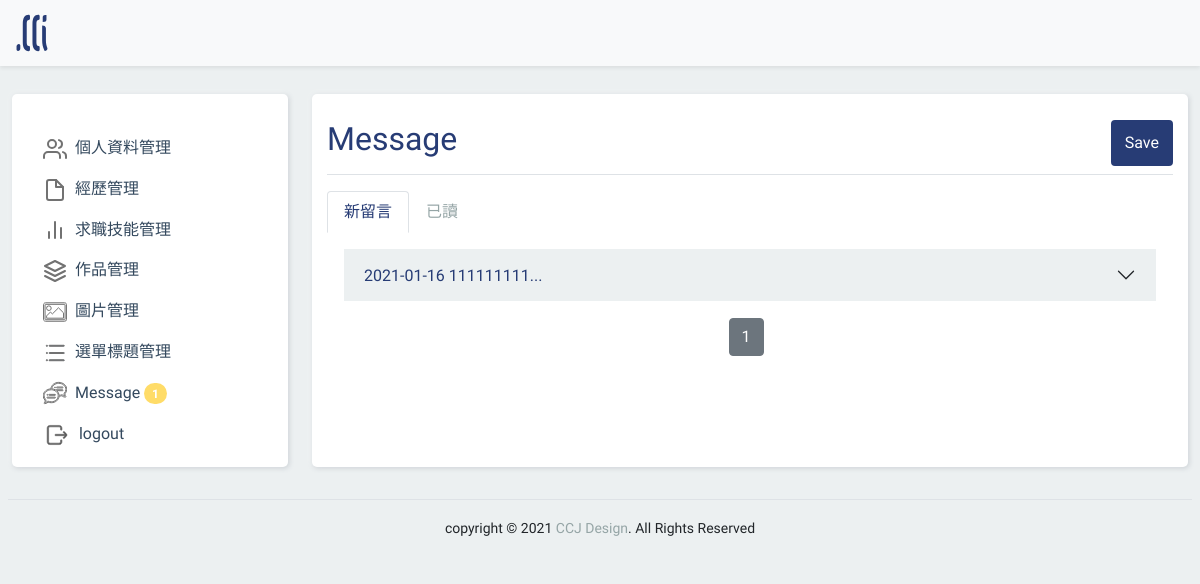
The page /backend.php (signed in) on the database as committed earlier.
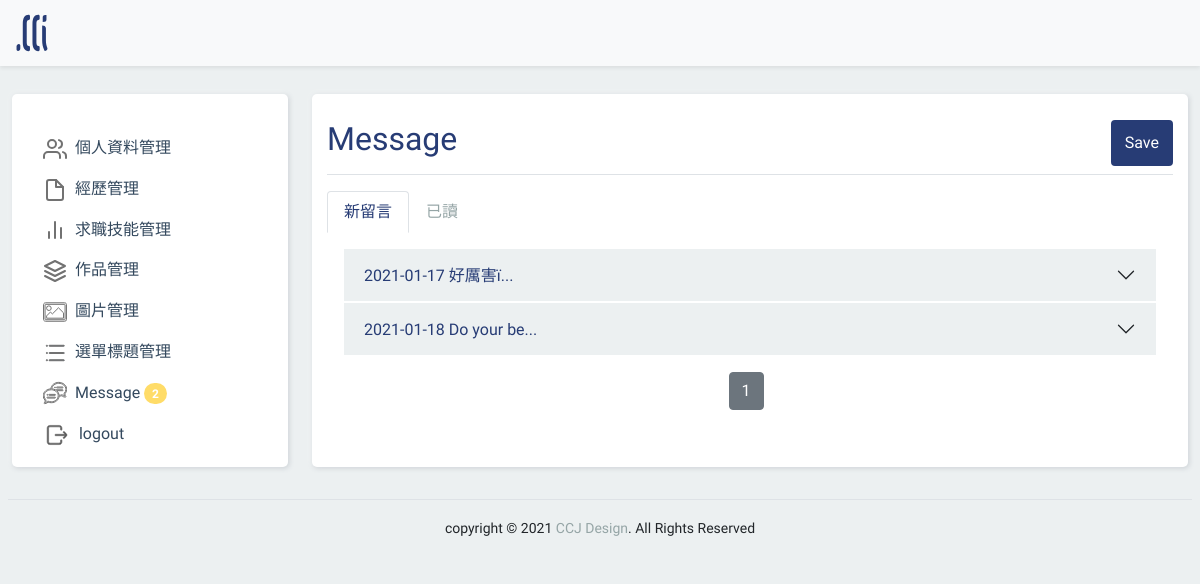
The same page on the database as committed later.
### tables this page shows
CREATE TABLE `resume_message` (
  `id` int(11) UNSIGNED NOT NULL,
  `name` text NOT NULL,
  `tel` text NOT NULL,
  `email` text NOT NULL,
  `msg` text NOT NULL,
  `date` timestamp NOT NULL DEFAULT CURRENT_TIMESTAMP,
  `sh` tinyint(1) UNSIGNED NOT NULL
);

### backend/resume_message.php (the view, shortened to what this page needs)
<?php
$all_new=$pdo->query("select count(*) from {$do} where `sh`='0'")->fetchColumn();
$div=5;
$pages_new=ceil($all_new/$div);
$now=(isset($_GET['p']))?$_GET['p']:1;
$start=($now-1)*$div;
?>
<form action="./api/edit.php" method="post">
  <div class="d-flex justify-content-between pt-3 pb-2 mb-3 border-bottom">
    <h2 class="title">Message</h2>
    <button class="btn saveBtn" type="submit">Save</button>
  </div>
  <ul class="nav nav-tabs border-0" id="msgTab" role="tablist">
    <li class="nav-item" role="presentation">
      <a class="nav-link active" data-bs-toggle="tab" href="#unread" role="tab">新留言</a>
    </li>
    <li class="nav-item" role="presentation">
      <a class="nav-link" data-bs-toggle="tab" href="#readed" role="tab">已讀</a>
    </li>
  </ul>
  <div class="tab-content " id="msgTabContent">
    <div class="tab-pane fade show active p-3" id="unread" role="tabpanel">
      <?php
      $sql_unr="select * from {$do} where `sh`='0' limit $start,$div";
      $rows=$pdo->query($sql_unr)->fetchAll();
      if(empty($rows)){
        echo "no Message";
      }else{
      foreach($rows as $row){
      ?>
      <div class="accordion accordion-flush" id="unmsgcontent">
        <div class="accordion-item overflow-hidden">
          <h2 class="accordion-header">
            <button class="accordion-button collapsed" type="button" data-bs-toggle="collapse"
              data-bs-target="#collapse<?=$row['id'];?>">
              <?=substr($row['date'],0,10);?> <?=substr( $row['msg'], 0 , 10 );?>...
            </button>
          </h2>
        </div>
      </div>
      <?php }
          }  ?>
      <div class="d-flex justify-content-center align-items-center mt-3">
        <div class="btn-toolbar " role="toolbar">
          <div class="btn-group me-2" role="group">
            <?php for($i=1;$i<=$pages_new;$i++){
            if($i==$now){ ?>
            <a class="btn btn-secondary" href="?do=resume_message&p=<?=$i;?>">
              <?=$i;?>
            </a>
            <?php  }else{ ?>
            <a class="btn btn-outline-secondary" href="?do=resume_message&p=<?=$i;?>">
              <?=$i;?>
            </a>
            <?php  }
        }?>
          </div>
        </div>
      </div>
    </div>
  </div>
</form>

### backend.php (shortened to what this page needs)
<?php
include_once "base.php";
if(empty($_SESSION['login'])){
  echo "你沒有使用權限，";
  echo "<a href='index.php'>請登入</a>";
  exit();
}else{
?>
<!DOCTYPE html>
<html lang="en">
<head>
  <link rel="stylesheet" href="./css/bootstrap.min.css">
  <link rel="stylesheet" href="./css/backendstyle.css">
</head>
<body>
  <header class="navbar navbar-light bg-light shadow-sm fixed-top">
    <div class="container-fluid">
      <a class="navbar-brand" href="index.php">
        <img src="./img/logo.svg" width="40px" class="d-inline-block ">
      </a>
    </div>
  </header>
  <div class="container-fluid ">
    <div class="row">
      <nav id="sidebarMenu" class="col-md-4 col-lg-3 d-md-block sidebar collapse my-4" style="">
        <div class="part h-100">
          <div class="position-sticky pt-4 ">
            <ul class="nav flex-column">
              <li class="nav-item ">
                <a class="nav-link" href="?do=resume_info">
                  個人資料管理
                </a>
              </li>
              <li class="nav-item">
                <a class="nav-link" href="?do=resume_exp">
                  經歷管理
                </a>
              </li>
              <li class="nav-item">
                <a class="nav-link" href="?do=resume_jobskill">
                  求職技能管理
                </a>
              </li>
              <li class="nav-item">
                <a class="nav-link" href="?do=resume_mywork">
                  作品管理
                </a>
              </li>
              <li class="nav-item">
                <a class="nav-link" href="?do=resume_pic">
                  圖片管理
                </a>
              </li>
              <li class="nav-item">
                <a class="nav-link" href="?do=resume_menu">
                  選單標題管理
                </a>
              </li>
              <li class="nav-item">
                <a class="nav-link" href="?do=resume_message">
                  Message
                  <span class="badge rounded-pill">
                    <?php
                  echo $pdo->query("select count(*) from `resume_message` where `sh`='0'")->fetchColumn();
                  ?>
                  </span>
                </a>
              </li>
              <li class="nav-item">
                <a class="nav-link" href="api/logout.php">
                  logout
                </a>
              </li>
            </ul>
          </div>
        </div>
      </nav>
      <main class="d-flex flex-column col-md-8 col-lg-9 my-4">
        <div class="part overflow-hidden h-100">
          <?php
        $do=(isset($_GET['do']))?$_GET['do']:'resume_message';
        $file="./backend/".$do.".php";
        if(file_exists($file)){
          include $file;
        }else{
          include "./backend/resume_message.php";
        }
        ?>
        </div>
    </div>
  </div>
  <footer class=" text-center border-top py-3 m-2" style="transform:translateY(70px);">
    <small>
      copyright &copy; 2021 <span style="color: #95a5a6;">CCJ Design</span>. All Rights Reserved
    </small>
  </footer>
</body>
</html>
<?php };?>

### css/backendstyle.css (style rules this page uses)
body { background-color: #ecf0f1; font-family: 'Ubuntu', sans-serif; margin: 0; box-sizing: border-box; }
.title { color: #273c75; }
.saveBtn { border:2px solid #273c75; background-color: #273c75; color: #fff; }
#sidebarMenu,main { transform: translateY(70px); }
.sidebar .nav-link { font-weight: 500; color: #34495e; }
.sidebar .nav-link .feather { margin-right: 4px; color: #727272; }
.rounded-pill { background-color: #ffdc68; }
.part { padding: 10px 15px; border-radius: 5px; background: #fff; box-shadow: -1px -1px 7px #ffffff73, 1px 1px 5px rgba(94,104,121,0.288); }
#msgTab .nav-link.active { font-weight: 500; color: #273c75; }
#msgTab .nav-link { color: #95a5a6; }
#msgTabContent .accordion-button { background-color: #ecf0f1 ; color: #273c75; }
#msgcontent .accordion-header,#unmsgcontent .accordion-header { border: #fff solid 1px; }

Rows that differ between the two databases and show on the page:
removed resume_message: date "2021-01-16", msg "111111111"
added resume_message: date "2021-01-17", msg "好厲害ï"
added resume_message: date "2021-01-18", msg "Do your be"
Other text that changed with them:
text no longer shown: "1"
text now shown: "2"
